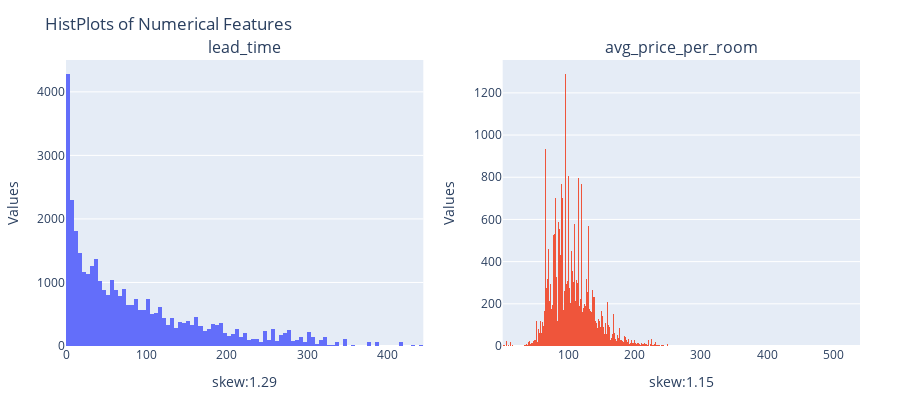

Write notebook code for a chart like this one.
### Code cell
# Univariate analysis for numerical features

fig = ms(rows=1, cols=2, subplot_titles=num_features)

for i, feature in enumerate(num_features, 1):
    row = (i - 1) // 2 + 1
    column = (i - 1) % 2 + 1
    fig.add_trace(go.Histogram(x = df_hotel[feature], name=feature), row=row, col=column)
    fig.update_xaxes(title_text=f'skew:{round(df_hotel[feature].skew(),2)}', row=row, col=column)

fig.update_layout(height=400, width=900, title_text='HistPlots of Numerical Features', 
                  margin=dict(l=40, r=40, t=60, b=40),
                  showlegend=False)

fig.update_yaxes(title_text="Values")
fig.show()

### Figure 1 — Plotly figure (JSON) as saved in the notebook; plotly's stock layout.template omitted (floating-point values rounded to 4 significant figures; data arrays with more than 128 entries replaced by an {"elided": "..."} marker saying what was removed)
{"data": [{"name": "lead_time", "type": "histogram", "x": {"elided": "36275 int values"}, "xaxis": "x", "yaxis": "y"}, {"name": "avg_price_per_room", "type": "histogram", "x": {"elided": "36275 float values"}, "xaxis": "x2", "yaxis": "y2"}], "layout": {"annotations": [{"font": {"size": 16}, "showarrow": false, "text": "lead_time", "x": 0.225, "xanchor": "center", "xref": "paper", "y": 1, "yanchor": "bottom", "yref": "paper"}, {"font": {"size": 16}, "showarrow": false, "text": "avg_price_per_room", "x": 0.775, "xanchor": "center", "xref": "paper", "y": 1, "yanchor": "bottom", "yref": "paper"}], "height": 400, "margin": {"b": 40, "l": 40, "r": 40, "t": 60}, "showlegend": false, "title": {"text": "HistPlots of Numerical Features"}, "width": 900, "xaxis": {"anchor": "y", "domain": [0, 0.45], "title": {"text": "skew:1.29"}}, "xaxis2": {"anchor": "y2", "domain": [0.55, 1], "title": {"text": "skew:1.15"}}, "yaxis": {"anchor": "x", "domain": [0, 1], "title": {"text": "Values"}}, "yaxis2": {"anchor": "x2", "domain": [0, 1], "title": {"text": "Values"}}}}
